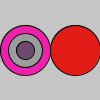
Frame 1 (no input)
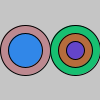
Frame 2 (the mouse pressed at the canvas centre, redrawn once)

The Processing sketch that drew these frames (run headless with seeded random() and noise(); the mouse was pressed at the canvas centre and the sketch redrawn once):

// Processing sketch: TargetPractice
// ── TargetPractice.pde
//********** Target Practice ************
Target one, two;
void setup() {
  noLoop();
}
void draw() {
  background(197);
  one = new Target(25,50);
  two = new Target(75,50);
  one.show();
  two.show();
}
void mousePressed() {
  redraw();
}
class Target {
  int numRings, myX, myY;
  Target(int x, int y) {  //constructor initializes the 3 variables
    numRings = ((int)(Math.random()*3)+1);
    myX = x;
    myY = y;
  }
 void show() {
   int siz = 50;
   for(int i = 0; i < numRings; i++) {
      fill( (int) (Math.random()*256), (int) (Math.random()*256), (int) (Math.random()*256) );
      ellipse(myX,myY,siz,siz);
      siz-=16;
    }
  }
}
